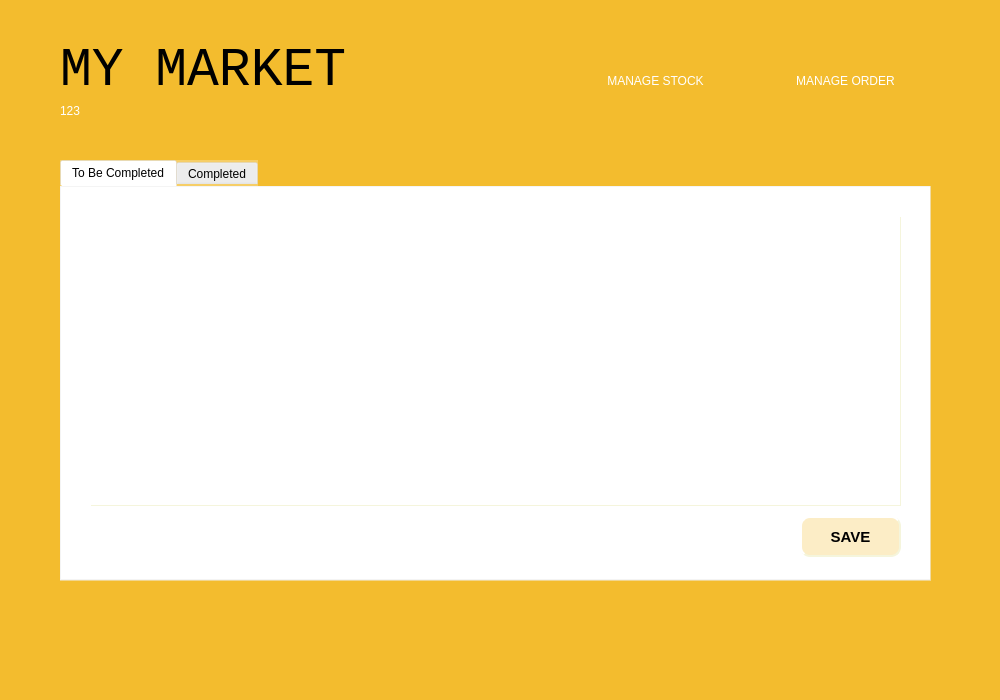
<?xml version="1.0" encoding="UTF-8"?>
<ui version="4.0">
 <class>MyMarket</class>
 <widget class="QDialog" name="MyMarket">
  <property name="geometry">
   <rect>
    <x>0</x>
    <y>0</y>
    <width>1000</width>
    <height>700</height>
   </rect>
  </property>
  <property name="windowTitle">
   <string>Dialog</string>
  </property>
  <property name="styleSheet">
   <string notr="true">background-color: rgb(243, 188, 46);</string>
  </property>
  <widget class="QLabel" name="label">
   <property name="geometry">
    <rect>
     <x>60</x>
     <y>20</y>
     <width>301</width>
     <height>101</height>
    </rect>
   </property>
   <property name="font">
    <font>
     <family>Consolas</family>
     <pointsize>40</pointsize>
     <weight>50</weight>
     <italic>false</italic>
     <bold>false</bold>
    </font>
   </property>
   <property name="styleSheet">
    <string notr="true">font: 40pt &quot;Consolas&quot;;
</string>
   </property>
   <property name="text">
    <string>MY MARKET</string>
   </property>
  </widget>
  <widget class="QPushButton" name="back">
   <property name="geometry">
    <rect>
     <x>60</x>
     <y>630</y>
     <width>61</width>
     <height>41</height>
    </rect>
   </property>
   <property name="styleSheet">
    <string notr="true">border-image:url(./img/backarrow.png);</string>
   </property>
   <property name="text">
    <string/>
   </property>
   <property name="autoDefault">
    <bool>false</bool>
   </property>
   <property name="default">
    <bool>false</bool>
   </property>
   <property name="flat">
    <bool>true</bool>
   </property>
  </widget>
  <widget class="QStackedWidget" name="stackedWidget">
   <property name="geometry">
    <rect>
     <x>40</x>
     <y>150</y>
     <width>911</width>
     <height>481</height>
    </rect>
   </property>
   <property name="currentIndex">
    <number>1</number>
   </property>
   <widget class="QWidget" name="page">
    <widget class="QWidget" name="gridLayoutWidget">
     <property name="geometry">
      <rect>
       <x>20</x>
       <y>10</y>
       <width>311</width>
       <height>271</height>
      </rect>
     </property>
     <layout class="QGridLayout" name="gridLayout" columnstretch="0,0">
      <item row="0" column="1">
       <widget class="QPushButton" name="search1">
        <property name="styleSheet">
         <string notr="true">background-color: white;
border-style: outset;
padding: 5px;
font: 10pt &quot;Consolas&quot;;
    border-width: 2px;
    border-radius: 5px;
    border-color: beige;
</string>
        </property>
        <property name="text">
         <string>SEARCH</string>
        </property>
       </widget>
      </item>
      <item row="1" column="0">
       <widget class="QLineEdit" name="searchNametext">
        <property name="font">
         <font>
          <family>Consolas</family>
          <pointsize>12</pointsize>
          <weight>50</weight>
          <italic>false</italic>
          <bold>false</bold>
         </font>
        </property>
        <property name="styleSheet">
         <string notr="true">    border-style: outset;
font: 12pt &quot;Consolas&quot;;
    border-width: 2px;
    border-radius: 10px;
    border-color: beige;
    min-width: 10em;
    padding: 6px;
color: white;
background-color: rgba(0, 0, 0, 70);
</string>
        </property>
        <property name="placeholderText">
         <string>Name</string>
        </property>
       </widget>
      </item>
      <item row="1" column="1">
       <widget class="QPushButton" name="search2">
        <property name="styleSheet">
         <string notr="true">background-color: white;
border-style: outset;
padding: 5px;
font: 10pt &quot;Consolas&quot;;
    border-width: 2px;
    border-radius: 5px;
    border-color: beige;
</string>
        </property>
        <property name="text">
         <string>SEARCH</string>
        </property>
       </widget>
      </item>
      <item row="0" column="0">
       <widget class="QLineEdit" name="searchIDtext">
        <property name="styleSheet">
         <string notr="true">    border-style: outset;
font: 12pt &quot;Consolas&quot;;
    border-width: 2px;
    border-radius: 10px;
    border-color: beige;
    min-width: 10em;
    padding: 6px;
color: white;
background-color: rgba(0, 0, 0, 70);
</string>
        </property>
        <property name="placeholderText">
         <string>itemID</string>
        </property>
       </widget>
      </item>
      <item row="2" column="0">
       <widget class="QComboBox" name="searchType">
        <property name="styleSheet">
         <string notr="true">    border-style: outset;
font: 12pt &quot;Consolas&quot;;
    border-width: 2px;
    border-radius: 10px;
    border-color: beige;
    min-width: 10em;
    padding: 6px;
color: white;
background-color: rgba(0, 0, 0, 70);
</string>
        </property>
        <property name="placeholderText">
         <string>CATEGORY</string>
        </property>
        <item>
         <property name="text">
          <string>ALL</string>
         </property>
        </item>
        <item>
         <property name="text">
          <string>FOOD</string>
         </property>
        </item>
        <item>
         <property name="text">
          <string>CLOTHES</string>
         </property>
        </item>
        <item>
         <property name="text">
          <string>HOME LIVING</string>
         </property>
        </item>
        <item>
         <property name="text">
          <string>ELECTRIC DEVICE</string>
         </property>
        </item>
       </widget>
      </item>
     </layout>
    </widget>
    <widget class="QLabel" name="label_4">
     <property name="geometry">
      <rect>
       <x>40</x>
       <y>340</y>
       <width>51</width>
       <height>51</height>
      </rect>
     </property>
     <property name="text">
      <string/>
     </property>
    </widget>
    <widget class="QTableWidget" name="tableWidget">
     <property name="geometry">
      <rect>
       <x>360</x>
       <y>10</y>
       <width>521</width>
       <height>341</height>
      </rect>
     </property>
     <property name="styleSheet">
      <string notr="true">    border-style: outset;
background-color: rgba(255, 255, 255, 70);
    border-width: 1px;
    border-color: beige;
font: 17pt &quot;Consolas&quot;;
color: black;
border-style: outset;
padding: 2pt;

</string>
     </property>
     <property name="dragDropOverwriteMode">
      <bool>true</bool>
     </property>
     <property name="selectionMode">
      <enum>QAbstractItemView::ExtendedSelection</enum>
     </property>
     <property name="showGrid">
      <bool>false</bool>
     </property>
     <property name="gridStyle">
      <enum>Qt::NoPen</enum>
     </property>
     <property name="wordWrap">
      <bool>false</bool>
     </property>
    </widget>
    <widget class="QPushButton" name="update">
     <property name="geometry">
      <rect>
       <x>360</x>
       <y>370</y>
       <width>131</width>
       <height>41</height>
      </rect>
     </property>
     <property name="styleSheet">
      <string notr="true">border-style: outset;
font: 75 16pt &quot;Consolas&quot;;
color: white;
    border-width: 2px;
    border-radius: 10px;
    border-color: beige;
    padding: 6px;</string>
     </property>
     <property name="text">
      <string>UPDATE</string>
     </property>
    </widget>
    <widget class="QPushButton" name="addProduct">
     <property name="geometry">
      <rect>
       <x>680</x>
       <y>370</y>
       <width>81</width>
       <height>41</height>
      </rect>
     </property>
     <property name="font">
      <font>
       <family>Consolas</family>
       <pointsize>16</pointsize>
       <weight>9</weight>
       <italic>false</italic>
       <bold>false</bold>
      </font>
     </property>
     <property name="styleSheet">
      <string notr="true">border-style: outset;
font: 75 16pt &quot;Consolas&quot;;
color: white;
    border-width: 2px;
    border-radius: 10px;
    border-color: beige;
    padding: 6px;</string>
     </property>
     <property name="text">
      <string>ADD</string>
     </property>
    </widget>
    <widget class="QPushButton" name="del">
     <property name="geometry">
      <rect>
       <x>800</x>
       <y>370</y>
       <width>81</width>
       <height>41</height>
      </rect>
     </property>
     <property name="styleSheet">
      <string notr="true">border-style: outset;
font: 75 16pt &quot;Consolas&quot;;
color: white;
    border-width: 2px;
    border-radius: 10px;
    border-color: beige;
    padding: 6px;</string>
     </property>
     <property name="text">
      <string>DEL</string>
     </property>
    </widget>
   </widget>
   <widget class="QWidget" name="page_2">
    <widget class="QTabWidget" name="tabWidget">
     <property name="geometry">
      <rect>
       <x>20</x>
       <y>10</y>
       <width>871</width>
       <height>421</height>
      </rect>
     </property>
     <property name="styleSheet">
      <string notr="true">font: 15pt &quot;Consolas&quot;;
background-color: rgb(255, 255, 255, 70);
border-style: outset;

</string>
     </property>
     <property name="currentIndex">
      <number>0</number>
     </property>
     <widget class="QWidget" name="ToBeCompleted">
      <attribute name="title">
       <string>To Be Completed</string>
      </attribute>
      <widget class="QTableWidget" name="tbctable">
       <property name="geometry">
        <rect>
         <x>30</x>
         <y>30</y>
         <width>811</width>
         <height>290</height>
        </rect>
       </property>
       <property name="styleSheet">
        <string notr="true">    border-style: outset;
    border-width: 1px;
    border-color: beige;
font: 17pt &quot;Consolas&quot;;
color: black;
border-style: outset;
padding: 2pt;

</string>
       </property>
       <property name="dragDropOverwriteMode">
        <bool>true</bool>
       </property>
       <property name="selectionMode">
        <enum>QAbstractItemView::ExtendedSelection</enum>
       </property>
       <property name="showGrid">
        <bool>false</bool>
       </property>
       <property name="gridStyle">
        <enum>Qt::NoPen</enum>
       </property>
       <property name="wordWrap">
        <bool>false</bool>
       </property>
      </widget>
      <widget class="QPushButton" name="save">
       <property name="geometry">
        <rect>
         <x>740</x>
         <y>330</y>
         <width>101</width>
         <height>41</height>
        </rect>
       </property>
       <property name="styleSheet">
        <string notr="true">background-color: white;    
border-style: outset;
font: 9pt &quot;Consolas&quot; ;
    border-width: 2px;
    border-radius: 10px;
    border-color: beige;
    font: bold 15px;
    padding: 6px;
background-color: rgb(243, 188, 46, 70);</string>
       </property>
       <property name="text">
        <string>SAVE</string>
       </property>
       <property name="flat">
        <bool>false</bool>
       </property>
      </widget>
     </widget>
     <widget class="QWidget" name="Completed">
      <attribute name="title">
       <string>Completed</string>
      </attribute>
      <widget class="QTableWidget" name="ctable">
       <property name="geometry">
        <rect>
         <x>30</x>
         <y>30</y>
         <width>811</width>
         <height>290</height>
        </rect>
       </property>
       <property name="styleSheet">
        <string notr="true">    border-style: outset;
background-color: rgba(255, 255, 255, 70);
    border-width: 1px;
    border-color: beige;
font: 17pt &quot;Consolas&quot;;
color: black;
border-style: outset;
padding: 2pt;

</string>
       </property>
       <property name="dragDropOverwriteMode">
        <bool>true</bool>
       </property>
       <property name="selectionMode">
        <enum>QAbstractItemView::ExtendedSelection</enum>
       </property>
       <property name="showGrid">
        <bool>false</bool>
       </property>
       <property name="gridStyle">
        <enum>Qt::NoPen</enum>
       </property>
       <property name="wordWrap">
        <bool>false</bool>
       </property>
      </widget>
     </widget>
    </widget>
   </widget>
  </widget>
  <widget class="QPushButton" name="managestock">
   <property name="geometry">
    <rect>
     <x>570</x>
     <y>60</y>
     <width>171</width>
     <height>41</height>
    </rect>
   </property>
   <property name="styleSheet">
    <string notr="true">border-radius: 13px;
color: rgb(255, 255, 255);
font: 14pt &quot;Consolas&quot;;

</string>
   </property>
   <property name="text">
    <string>MANAGE STOCK</string>
   </property>
  </widget>
  <widget class="QPushButton" name="manageorder">
   <property name="geometry">
    <rect>
     <x>760</x>
     <y>60</y>
     <width>171</width>
     <height>41</height>
    </rect>
   </property>
   <property name="styleSheet">
    <string notr="true">border-radius: 13px;
color: rgb(255, 255, 255);
font: 14pt &quot;Consolas&quot;;
</string>
   </property>
   <property name="text">
    <string>MANAGE ORDER</string>
   </property>
  </widget>
  <widget class="QLabel" name="curpage">
   <property name="geometry">
    <rect>
     <x>60</x>
     <y>90</y>
     <width>191</width>
     <height>41</height>
    </rect>
   </property>
   <property name="styleSheet">
    <string notr="true">font: 20pt &quot;Consolas&quot;;
color:rgb(38, 115, 154);
color: white;
</string>
   </property>
   <property name="text">
    <string>123</string>
   </property>
  </widget>
 </widget>
 <resources/>
 <connections/>
</ui>
